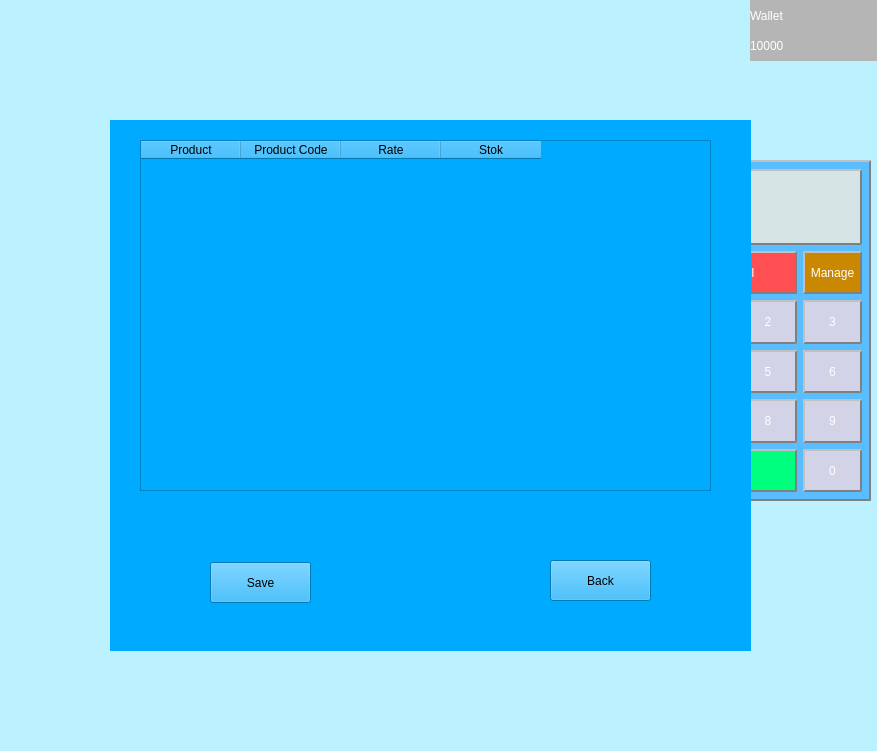
<?xml version="1.0" encoding="UTF-8"?>
<ui version="4.0">
 <class>Dialog</class>
 <widget class="QDialog" name="Dialog">
  <property name="geometry">
   <rect>
    <x>0</x>
    <y>0</y>
    <width>877</width>
    <height>751</height>
   </rect>
  </property>
  <property name="minimumSize">
   <size>
    <width>651</width>
    <height>570</height>
   </size>
  </property>
  <property name="maximumSize">
   <size>
    <width>877</width>
    <height>753</height>
   </size>
  </property>
  <property name="windowTitle">
   <string/>
  </property>
  <property name="styleSheet">
   <string notr="true">background-color: rgb(188, 241, 255);</string>
  </property>
  <widget class="QLabel" name="label">
   <property name="geometry">
    <rect>
     <x>-10</x>
     <y>0</y>
     <width>450</width>
     <height>700</height>
    </rect>
   </property>
   <property name="maximumSize">
    <size>
     <width>450</width>
     <height>700</height>
    </size>
   </property>
   <property name="pixmap">
    <pixmap>vm.png</pixmap>
   </property>
   <property name="scaledContents">
    <bool>true</bool>
   </property>
  </widget>
  <widget class="QLabel" name="wallet">
   <property name="geometry">
    <rect>
     <x>750</x>
     <y>30</y>
     <width>141</width>
     <height>31</height>
    </rect>
   </property>
   <property name="styleSheet">
    <string notr="true">background-color: rgb(181, 181, 181);
color: rgb(255, 255, 255);
font: 16pt &quot;MS Shell Dlg 2&quot;;</string>
   </property>
   <property name="text">
    <string>10000</string>
   </property>
  </widget>
  <widget class="QLabel" name="label_3">
   <property name="geometry">
    <rect>
     <x>750</x>
     <y>0</y>
     <width>151</width>
     <height>31</height>
    </rect>
   </property>
   <property name="sizePolicy">
    <sizepolicy hsizetype="Preferred" vsizetype="Preferred">
     <horstretch>0</horstretch>
     <verstretch>0</verstretch>
    </sizepolicy>
   </property>
   <property name="styleSheet">
    <string notr="true">background-color: rgb(181, 181, 181);
color: rgb(255, 255, 255);
font: 16pt &quot;MS Shell Dlg 2&quot;;</string>
   </property>
   <property name="text">
    <string>Wallet</string>
   </property>
  </widget>
  <widget class="QWidget" name="widget" native="true">
   <property name="geometry">
    <rect>
     <x>600</x>
     <y>160</y>
     <width>271</width>
     <height>341</height>
    </rect>
   </property>
   <property name="styleSheet">
    <string notr="true">border: 4px solid rgb(213, 229, 229);</string>
   </property>
   <layout class="QVBoxLayout" name="verticalLayout_4">
    <item>
     <widget class="QWidget" name="Controler" native="true">
      <property name="styleSheet">
       <string notr="true">background-color: qlineargradient(spread:pad, x1:0, y1:0, x2:1, y2:0, stop:0 rgba(89, 189, 255, 255), stop:1 rgba(89, 189, 255, 255));
border: 0px solid rgb(213, 229, 229);
background-color: (255, 79, 82);
border-style: outset;
border-width: 2px;
border-color: gray;
</string>
      </property>
      <layout class="QVBoxLayout" name="verticalLayout">
       <item>
        <layout class="QGridLayout" name="gridLayout">
         <item row="1" column="3">
          <widget class="QPushButton" name="Mng">
           <property name="sizePolicy">
            <sizepolicy hsizetype="MinimumExpanding" vsizetype="Preferred">
             <horstretch>0</horstretch>
             <verstretch>10</verstretch>
            </sizepolicy>
           </property>
           <property name="cursor">
            <cursorShape>PointingHandCursor</cursorShape>
           </property>
           <property name="styleSheet">
            <string notr="true">QPushButton{
font: 75 12pt &quot;MS Sellf Dlg 2&quot;;
	color: rgb(255,255,255);
	background-color:rgb(202, 135, 0);
	backgroung-color:rgb(191, 191, 191);
border-radious:35px;
}

QPushButton:hover{
color:rgb(61,61,61);
	backgroung-color:rgb(238,238,238);
}
QPushButton{
backgroung-color:rgb(208,0,0)
	
	color: rgb(255, 255, 255);
}</string>
           </property>
           <property name="text">
            <string>Manage</string>
           </property>
          </widget>
         </item>
         <item row="4" column="3">
          <widget class="QPushButton" name="_9">
           <property name="sizePolicy">
            <sizepolicy hsizetype="MinimumExpanding" vsizetype="Preferred">
             <horstretch>0</horstretch>
             <verstretch>10</verstretch>
            </sizepolicy>
           </property>
           <property name="styleSheet">
            <string notr="true">QPushButton{
font: 75 10pt &quot;MS Sellf Dlg 2&quot;;
	color: rgb(255,255,255);
	background-color: rgb(210, 211, 230);
	backgroung-color:rgb(191, 191, 191);
border-radious:35px;
}

QPushButton:hover{
color:rgb(61,61,61);
	backgroung-color:rgb(238,238,238);
}
QPushButton{
backgroung-color:rgb(208,0,0)
	
	color: rgb(255, 255, 255);
}</string>
           </property>
           <property name="text">
            <string>9</string>
           </property>
          </widget>
         </item>
         <item row="1" column="1" colspan="2">
          <widget class="QPushButton" name="cancel">
           <property name="sizePolicy">
            <sizepolicy hsizetype="MinimumExpanding" vsizetype="Preferred">
             <horstretch>0</horstretch>
             <verstretch>10</verstretch>
            </sizepolicy>
           </property>
           <property name="cursor">
            <cursorShape>PointingHandCursor</cursorShape>
           </property>
           <property name="styleSheet">
            <string notr="true">QPushButton{
font: 75 14pt &quot;MS Sellf Dlg 2&quot;;
	color: rgb(255,255,255);
	background-color: rgb(255, 79, 82);
	backgroung-color:rgb(191, 191, 191);
border-radious:35px;
}

QPushButton:hover{
color:rgb(61,61,61);
	backgroung-color:rgb(238,238,238);
}
QPushButton{
backgroung-color:rgb(208,0,0)
	
	color: rgb(255, 255, 255);
}</string>
           </property>
           <property name="text">
            <string>Cancel</string>
           </property>
          </widget>
         </item>
         <item row="3" column="3">
          <widget class="QPushButton" name="_6">
           <property name="sizePolicy">
            <sizepolicy hsizetype="MinimumExpanding" vsizetype="Preferred">
             <horstretch>0</horstretch>
             <verstretch>10</verstretch>
            </sizepolicy>
           </property>
           <property name="styleSheet">
            <string notr="true">QPushButton{
font: 75 10pt &quot;MS Sellf Dlg 2&quot;;
	color: rgb(255,255,255);
	background-color: rgb(210, 211, 230);
	backgroung-color:rgb(191, 191, 191);
border-radious:35px;
}

QPushButton:hover{
color:rgb(61,61,61);
	backgroung-color:rgb(238,238,238);
}
QPushButton{
backgroung-color:rgb(208,0,0)
	
	color: rgb(255, 255, 255);
}</string>
           </property>
           <property name="text">
            <string>6</string>
           </property>
          </widget>
         </item>
         <item row="2" column="3">
          <widget class="QPushButton" name="_3">
           <property name="sizePolicy">
            <sizepolicy hsizetype="MinimumExpanding" vsizetype="Preferred">
             <horstretch>0</horstretch>
             <verstretch>10</verstretch>
            </sizepolicy>
           </property>
           <property name="styleSheet">
            <string notr="true">QPushButton{
font: 75 10pt &quot;MS Sellf Dlg 2&quot;;
	color: rgb(255,255,255);
	background-color: rgb(210, 211, 230);
	backgroung-color:rgb(191, 191, 191);
border-radious:35px;
}

QPushButton:hover{
color:rgb(61,61,61);
	backgroung-color:rgb(238,238,238);
}
QPushButton{
backgroung-color:rgb(208,0,0)
	
	color: rgb(255, 255, 255);
}</string>
           </property>
           <property name="text">
            <string>3</string>
           </property>
          </widget>
         </item>
         <item row="4" column="2">
          <widget class="QPushButton" name="_8">
           <property name="sizePolicy">
            <sizepolicy hsizetype="MinimumExpanding" vsizetype="Preferred">
             <horstretch>0</horstretch>
             <verstretch>10</verstretch>
            </sizepolicy>
           </property>
           <property name="styleSheet">
            <string notr="true">QPushButton{
font: 75 10pt &quot;MS Sellf Dlg 2&quot;;
	color: rgb(255,255,255);
	background-color: rgb(210, 211, 230);
	backgroung-color:rgb(191, 191, 191);
border-radious:35px;
}

QPushButton:hover{
color:rgb(61,61,61);
	backgroung-color:rgb(238,238,238);
}
QPushButton{
backgroung-color:rgb(208,0,0)
	
	color: rgb(255, 255, 255);
}</string>
           </property>
           <property name="text">
            <string>8</string>
           </property>
          </widget>
         </item>
         <item row="4" column="1">
          <widget class="QPushButton" name="_7">
           <property name="sizePolicy">
            <sizepolicy hsizetype="MinimumExpanding" vsizetype="Preferred">
             <horstretch>0</horstretch>
             <verstretch>10</verstretch>
            </sizepolicy>
           </property>
           <property name="styleSheet">
            <string notr="true">QPushButton{
font: 75 10pt &quot;MS Sellf Dlg 2&quot;;
	color: rgb(255,255,255);
	background-color: rgb(210, 211, 230);
	backgroung-color:rgb(191, 191, 191);
border-radious:35px;
}

QPushButton:hover{
color:rgb(61,61,61);
	backgroung-color:rgb(238,238,238);
}
QPushButton{
backgroung-color:rgb(208,0,0)
	
	color: rgb(255, 255, 255);
}</string>
           </property>
           <property name="text">
            <string>7</string>
           </property>
          </widget>
         </item>
         <item row="2" column="1">
          <widget class="QPushButton" name="_1">
           <property name="sizePolicy">
            <sizepolicy hsizetype="MinimumExpanding" vsizetype="Preferred">
             <horstretch>0</horstretch>
             <verstretch>10</verstretch>
            </sizepolicy>
           </property>
           <property name="styleSheet">
            <string notr="true">QPushButton{
font: 75 10pt &quot;MS Sellf Dlg 2&quot;;
	color: rgb(255,255,255);
	background-color: rgb(210, 211, 230);
	backgroung-color:rgb(191, 191, 191);
border-radious:35px;
}

QPushButton:hover{
color:rgb(61,61,61);
	backgroung-color:rgb(238,238,238);
}
QPushButton{
backgroung-color:rgb(208,0,0)
	
	color: rgb(255, 255, 255);
}</string>
           </property>
           <property name="text">
            <string>1</string>
           </property>
          </widget>
         </item>
         <item row="5" column="3">
          <widget class="QPushButton" name="_0">
           <property name="sizePolicy">
            <sizepolicy hsizetype="MinimumExpanding" vsizetype="Preferred">
             <horstretch>0</horstretch>
             <verstretch>10</verstretch>
            </sizepolicy>
           </property>
           <property name="styleSheet">
            <string notr="true">QPushButton{
font: 75 10pt &quot;MS Sellf Dlg 2&quot;;
	color: rgb(255,255,255);
	background-color: rgb(210, 211, 230);
	backgroung-color:rgb(191, 191, 191);
border-radious:35px;
}

QPushButton:hover{
color:rgb(61,61,61);
	backgroung-color:rgb(238,238,238);
}
QPushButton{
backgroung-color:rgb(208,0,0)
	
	color: rgb(255, 255, 255);
}</string>
           </property>
           <property name="text">
            <string>0</string>
           </property>
          </widget>
         </item>
         <item row="5" column="0" colspan="3">
          <widget class="QPushButton" name="Enter">
           <property name="sizePolicy">
            <sizepolicy hsizetype="MinimumExpanding" vsizetype="Preferred">
             <horstretch>0</horstretch>
             <verstretch>10</verstretch>
            </sizepolicy>
           </property>
           <property name="cursor">
            <cursorShape>PointingHandCursor</cursorShape>
           </property>
           <property name="styleSheet">
            <string notr="true">QPushButton{
font: 75 14pt &quot;MS Sellf Dlg 2&quot;;
	color: rgb(255,255,255);
	background-color: rgb(0, 255, 127);
	backgroung-color:rgb(191, 191, 191);
border-radious:35px;
}

QPushButton:hover{
	color:rgb(61,61,61);
	backgroung-color:rgb(238,238,238);
}
QPushButton{
backgroung-color:rgb(208,0,0)
	
	color: rgb(255, 255, 255);
}</string>
           </property>
           <property name="text">
            <string>Enter</string>
           </property>
          </widget>
         </item>
         <item row="3" column="1">
          <widget class="QPushButton" name="_4">
           <property name="sizePolicy">
            <sizepolicy hsizetype="MinimumExpanding" vsizetype="Preferred">
             <horstretch>0</horstretch>
             <verstretch>10</verstretch>
            </sizepolicy>
           </property>
           <property name="styleSheet">
            <string notr="true">QPushButton{
font: 75 10pt &quot;MS Sellf Dlg 2&quot;;
	color: rgb(255,255,255);
	background-color: rgb(210, 211, 230);
	backgroung-color:rgb(191, 191, 191);
border-radious:35px;
}

QPushButton:hover{
color:rgb(61,61,61);
	backgroung-color:rgb(238,238,238);
}
QPushButton{
backgroung-color:rgb(208,0,0)
	
	color: rgb(255, 255, 255);
}</string>
           </property>
           <property name="text">
            <string>4</string>
           </property>
          </widget>
         </item>
         <item row="1" column="0" rowspan="2">
          <widget class="QPushButton" name="back">
           <property name="sizePolicy">
            <sizepolicy hsizetype="MinimumExpanding" vsizetype="Preferred">
             <horstretch>0</horstretch>
             <verstretch>10</verstretch>
            </sizepolicy>
           </property>
           <property name="cursor">
            <cursorShape>PointingHandCursor</cursorShape>
           </property>
           <property name="styleSheet">
            <string notr="true">QPushButton{
font: 75 10pt &quot;MS Sellf Dlg 2&quot;;
	color: rgb(255,255,255);
	background-color: rgb(255, 79, 82);
	backgroung-color:rgb(191, 191, 191);
border-radious:35px;
}

QPushButton:hover{
color:rgb(61,61,61);
	backgroung-color:rgb(238,238,238);
}
QPushButton{
backgroung-color:rgb(208,0,0)
	
	color: rgb(255, 255, 255);
}</string>
           </property>
           <property name="text">
            <string>Back</string>
           </property>
          </widget>
         </item>
         <item row="2" column="2">
          <widget class="QPushButton" name="_2">
           <property name="sizePolicy">
            <sizepolicy hsizetype="MinimumExpanding" vsizetype="Preferred">
             <horstretch>0</horstretch>
             <verstretch>10</verstretch>
            </sizepolicy>
           </property>
           <property name="styleSheet">
            <string notr="true">QPushButton{
font: 75 10pt &quot;MS Sellf Dlg 2&quot;;
	color: rgb(255,255,255);
	background-color: rgb(210, 211, 230);
	backgroung-color:rgb(191, 191, 191);
border-radious:35px;
}

QPushButton:hover{
color:rgb(61,61,61);
	backgroung-color:rgb(238,238,238);
}
QPushButton{
backgroung-color:rgb(208,0,0)
	
	color: rgb(255, 255, 255);
}</string>
           </property>
           <property name="text">
            <string>2</string>
           </property>
          </widget>
         </item>
         <item row="3" column="2">
          <widget class="QPushButton" name="_5">
           <property name="sizePolicy">
            <sizepolicy hsizetype="MinimumExpanding" vsizetype="Preferred">
             <horstretch>0</horstretch>
             <verstretch>10</verstretch>
            </sizepolicy>
           </property>
           <property name="styleSheet">
            <string notr="true">QPushButton{
font: 75 10pt &quot;MS Sellf Dlg 2&quot;;
	color: rgb(255,255,255);
	background-color: rgb(210, 211, 230);
	backgroung-color:rgb(191, 191, 191);
border-radious:35px;
}

QPushButton:hover{
color:rgb(61,61,61);
	backgroung-color:rgb(238,238,238);
}
QPushButton{
backgroung-color:rgb(208,0,0)
	
	color: rgb(255, 255, 255);
}</string>
           </property>
           <property name="text">
            <string>5</string>
           </property>
          </widget>
         </item>
         <item row="0" column="0" colspan="4">
          <widget class="QFrame" name="frame">
           <property name="styleSheet">
            <string notr="true">background-color: rgb(213, 229, 229);</string>
           </property>
           <property name="frameShape">
            <enum>QFrame::StyledPanel</enum>
           </property>
           <property name="frameShadow">
            <enum>QFrame::Raised</enum>
           </property>
           <layout class="QVBoxLayout" name="verticalLayout_3">
            <item>
             <layout class="QVBoxLayout" name="verticalLayout_2">
              <item>
               <widget class="QLabel" name="lable">
                <property name="styleSheet">
                 <string notr="true">background-color: rgb(213, 229, 229);
border: 0px solid rgb(213, 229, 229);</string>
                </property>
                <property name="text">
                 <string>Quantity</string>
                </property>
               </widget>
              </item>
              <item>
               <widget class="QLabel" name="display">
                <property name="sizePolicy">
                 <sizepolicy hsizetype="MinimumExpanding" vsizetype="Preferred">
                  <horstretch>0</horstretch>
                  <verstretch>25</verstretch>
                 </sizepolicy>
                </property>
                <property name="styleSheet">
                 <string notr="true">font: 75 12pt &quot;MS Shell Dlg 2&quot;;
background-color: rgb(213, 229, 229);
border: 0px solid rgb(213, 229, 229);</string>
                </property>
                <property name="text">
                 <string>Product code:</string>
                </property>
               </widget>
              </item>
              <item>
               <widget class="QLabel" name="lable_2">
                <property name="styleSheet">
                 <string notr="true">background-color: rgb(213, 229, 229);
border: 0px solid rgb(213, 229, 229);</string>
                </property>
                <property name="text">
                 <string>Quantity</string>
                </property>
               </widget>
              </item>
             </layout>
            </item>
           </layout>
          </widget>
         </item>
        </layout>
       </item>
      </layout>
     </widget>
    </item>
   </layout>
  </widget>
  <widget class="QPushButton" name="product">
   <property name="geometry">
    <rect>
     <x>130</x>
     <y>490</y>
     <width>111</width>
     <height>51</height>
    </rect>
   </property>
   <property name="cursor">
    <cursorShape>OpenHandCursor</cursorShape>
   </property>
   <property name="styleSheet">
    <string notr="true">background-color: qlineargradient(spread:pad, x1:0, y1:0, x2:1, y2:0, stop:0 rgba(89, 189, 255, 0), stop:1 rgba(89, 189, 255, 0));
border: 0px solid rgb(213, 229, 229);</string>
   </property>
   <property name="text">
    <string/>
   </property>
   <property name="icon">
    <iconset>
     <normaloff>product/md.png</normaloff>product/md.png</iconset>
   </property>
   <property name="iconSize">
    <size>
     <width>100</width>
     <height>100</height>
    </size>
   </property>
  </widget>
  <widget class="QWidget" name="Manage" native="true">
   <property name="geometry">
    <rect>
     <x>0</x>
     <y>0</y>
     <width>881</width>
     <height>751</height>
    </rect>
   </property>
   <property name="styleSheet">
    <string notr="true">background-color: qlineargradient(spread:pad, x1:0, y1:0, x2:1, y2:0, stop:0 rgba(89, 189, 255, 0), stop:1 rgba(89, 189, 255, 0));</string>
   </property>
   <widget class="QWidget" name="widget_2" native="true">
    <property name="geometry">
     <rect>
      <x>110</x>
      <y>120</y>
      <width>641</width>
      <height>531</height>
     </rect>
    </property>
    <property name="styleSheet">
     <string notr="true">background-color: rgb(0, 170, 255);</string>
    </property>
    <widget class="QTableWidget" name="tableWidget">
     <property name="geometry">
      <rect>
       <x>30</x>
       <y>20</y>
       <width>571</width>
       <height>351</height>
      </rect>
     </property>
     <property name="styleSheet">
      <string notr="true"/>
     </property>
     <column>
      <property name="text">
       <string>Product</string>
      </property>
     </column>
     <column>
      <property name="text">
       <string>Product Code</string>
      </property>
     </column>
     <column>
      <property name="text">
       <string>Rate</string>
      </property>
     </column>
     <column>
      <property name="text">
       <string>Stok</string>
      </property>
     </column>
    </widget>
    <widget class="QPushButton" name="save">
     <property name="geometry">
      <rect>
       <x>100</x>
       <y>442</y>
       <width>101</width>
       <height>41</height>
      </rect>
     </property>
     <property name="text">
      <string>Save</string>
     </property>
    </widget>
    <widget class="QPushButton" name="back_syc">
     <property name="geometry">
      <rect>
       <x>440</x>
       <y>440</y>
       <width>101</width>
       <height>41</height>
      </rect>
     </property>
     <property name="text">
      <string>Back</string>
     </property>
    </widget>
   </widget>
  </widget>
 </widget>
 <resources/>
 <connections/>
</ui>
